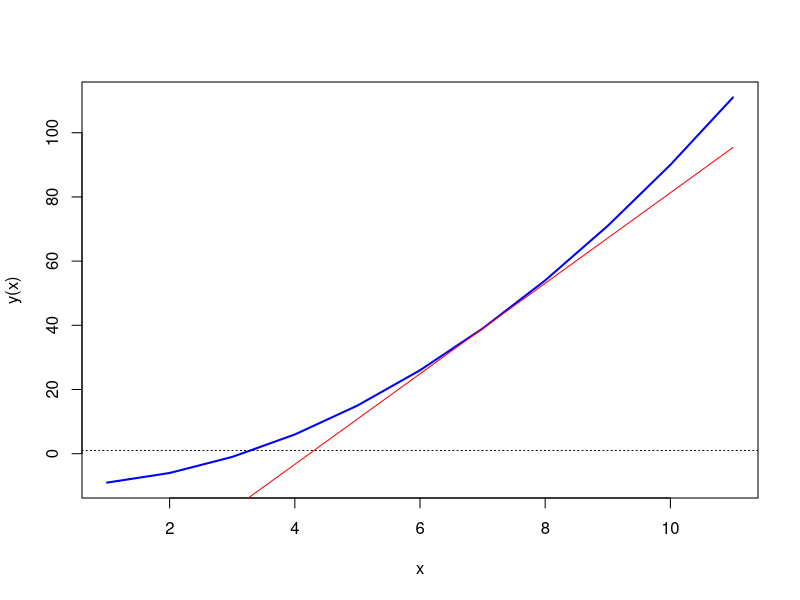
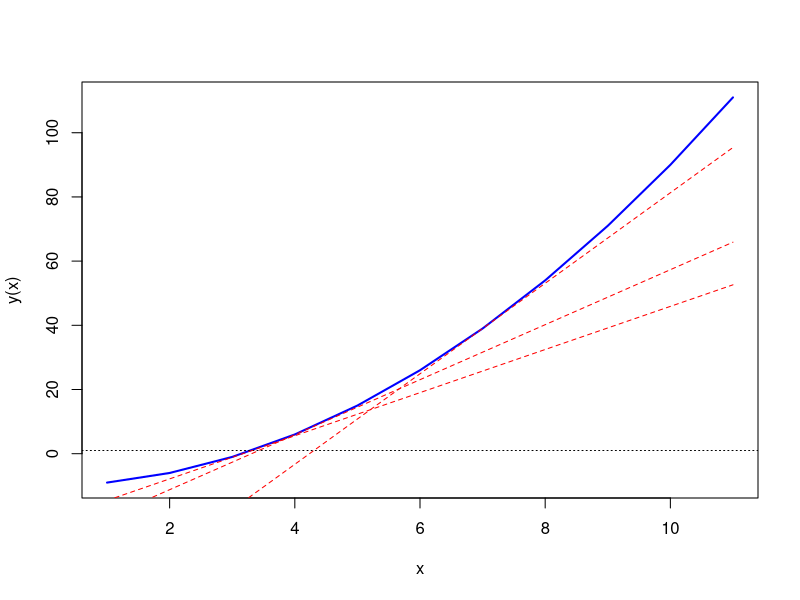

Here is the R script that generated these plots, in order:
## ---- chunk 1
# Type your code here.
## ---- chunk 2
# x-domain
x = seq(0:10)

# non-linear function
y <- function(x){x^2-10}

# linearized function 
estimate = 7
epsilon  = 0.1
f <- function(x){y(estimate)+ ((y(estimate+epsilon)-y(estimate))/epsilon)*(x-estimate)}

# plot 
plot(x,y(x),col="blue",type="l",lwd=2)
lines(x,f(x),col="red")
abline(a=x,b=0,lty="dotted")

# find where x is zero for the linearized function
b = f(0)
a = (y(estimate+epsilon)-y(estimate))/epsilon
x_0 = -b/a
f(x_0) # indeed leads to zero!

# check if this also leads to zero in the non-linear function
y(x_0) # this is certainly not equal to zero! 

## ---- chunk 3
# Type your code here.
## ---- chunk 4
# Define your non-linear function (can be anything, uncomment the one you want to use)
#y <- function(x){sin(x)+2*x^2}
y <- function(x){x^2-10}
#y <- function(x){4*sin(x)+0.5*cos(x^2)} # what does it do here? 

# Define your linear function
f <- function(x){y(estimate)+ ((y(estimate+epsilon)-y(estimate))/epsilon)*(x-estimate)}

# Plot your non-linear function
x = seq(0:10)
plot(x,y(x),col="blue",type="l",lwd=2)
abline(a=x,b=0,lty="dotted")

# Define a start-estimate, the epsilon for the linearization, 
# and a begin-value of the output to initiate the while-loop,
# define the stopping criterion
estimate = 7
epsilon  = 0.1 
output   = 10
stopcrit = 0.05

while (output>stopcrit)
{
 # calculate the zero-point for the linear function
 b = f(0)
 a = (y(estimate+epsilon)-y(estimate))/epsilon
 x_0 = -b/a
 # plot this linear function
 lines(x,f(x),col="red",lty="dashed")
 # check what the output is for the non-linear function
 output = abs(y(x_0))
 # set the zero-point of the linear function as new estimate
 estimate = x_0
 print(c(x_0,output))
}

# Of course, you can also turn this into a function completely. 
